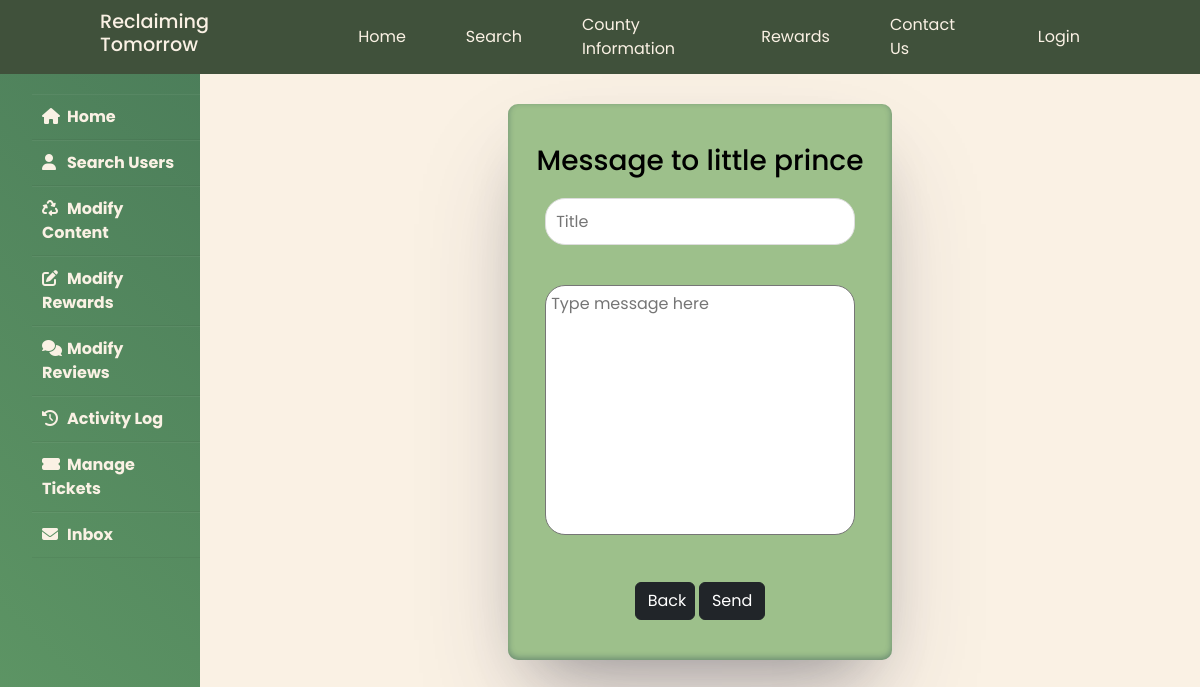
The app's page /admin/composeMessage?id=1, older data.
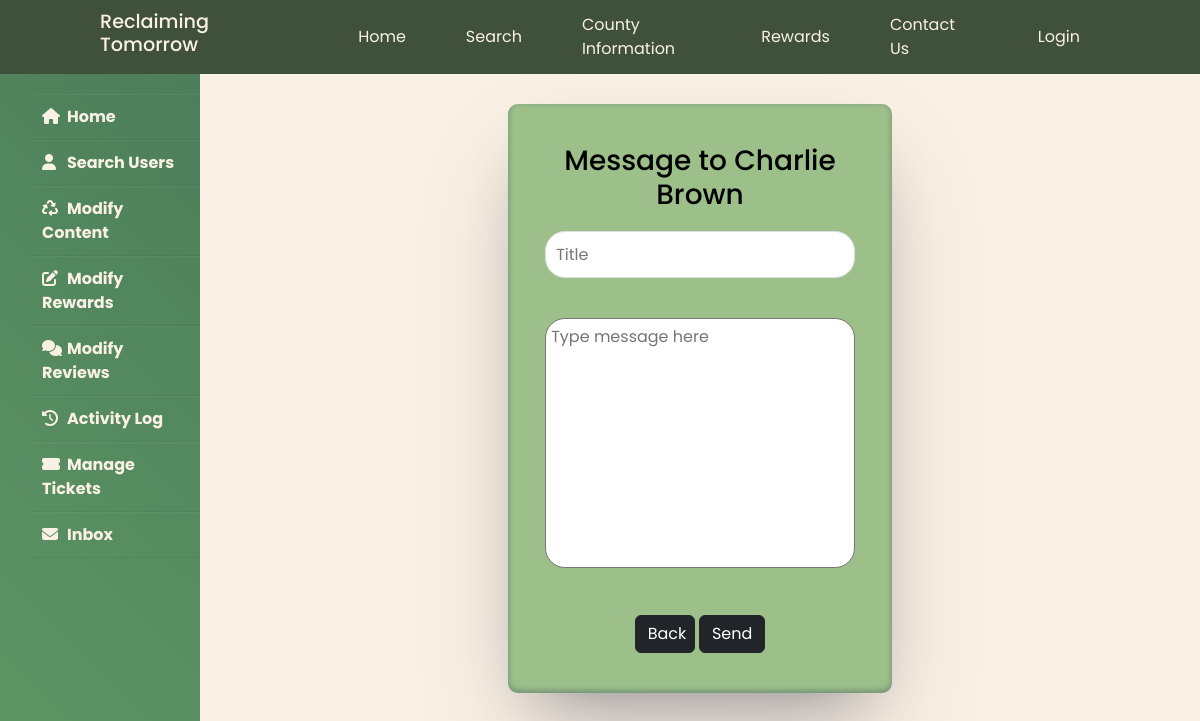
The same page, newer data.
### tables this page shows
CREATE TABLE `users` (
  `id` int(11) NOT NULL,
  `name` varchar(100) NOT NULL,
  `email` varchar(200) NOT NULL,
  `email_verification` varchar(200) DEFAULT NULL,
  `username` varchar(50) NOT NULL,
  `password` varchar(200) NOT NULL,
  `reward_points` int(255) NOT NULL DEFAULT 0,
  `is_logged_in` tinyint(1) NOT NULL,
  `role` varchar(20) NOT NULL,
  `reset_token_hash` varchar(64) DEFAULT NULL,
  `reset_token_expires` datetime DEFAULT NULL,
  `date` datetime NOT NULL
);

### admin/composeMessage.php (the view, shortened to what this page needs)
<?php
require '../connect.php';
?>
<?php
$id = $_GET['id'];
$sql = "SELECT * FROM users WHERE id=$id";
$result = mysqli_query($db, $sql);
$row = mysqli_fetch_assoc($result);
$user_name = $row['name'];
?>
<!DOCTYPE html>
<html lang="en">
<head>
    <link href="https://cdn.jsdelivr.net/npm/bootstrap@5.3.1/dist/css/bootstrap.min.css" rel="stylesheet"
 />
    <link href="../style.css" rel="stylesheet">
</head>
<body>
    <?php include "../admin/header.php"; ?>
    <div class="wrapper">
        <div class="sidebar"><i class=""></i>
        <ul>
            <li><a href="/admin/dashboard"><i class="fas fa-home"></i>Home</a></li>
            <li><a href="/admin/search"><i class="fas fa-user"></i>Search Users</a></li>
            <li><a href="/admin/modifyContent"><i class="fas fa-recycle"></i>Modify Content</a></li>
            <li><a href="/admin/modifyRewards"><i class="fas fa-edit"></i>Modify Rewards</a></li>
            <li><a href="/admin/modifyReviews"><i class="fas fa-thin fa-comments"></i>Modify Reviews</a></li>
            <li><a href="/rewards/log"><i class="fas fa-history"></i>Activity Log</a></li>
            <li><a href="/rewards/manage_tickets"><i class="fas fa-ticket-alt"></i>Manage Tickets</a></li>
            <li><a href="/admin/inbox"><i class="fas fa-envelope"></i>Inbox</a></li>
          </ul>
        </div>
        <div class="main_content">
            <div class="info">
                <div class="flex-container">
                    <div class="form-container">
                        <form method="post" style="margin-top: 20px; margin-bottom: 20px">
                            <div>
                                <h3>Message to <?php echo $user_name?></h3>
                            </div>
                            <div>
                                <input type="text" placeholder="Title" name="title">
                            </div>
                            <div>
                                <textarea onkeyup="countChar(this)"
                                    style="resize: none; text-align: left; padding: 5px;" placeholder="Type message here"
                                    name="message"></textarea>
                            </div>
                            <a class="btn btn-dark btn" href="/admin/userProfile.php?id=<?php echo $id?>"
                                style="width:60px" role="button">Back</a>
                            <button type="submit" class="btn btn-dark" name="submit">Send</button>
                        </form>
                    </div>
                </div>
            </div>
        </div>
    </div>
</body>
</html>

Row changes from the older to the newer data that the page shows:
changed users: name "little prince" → "Charlie Brown"
